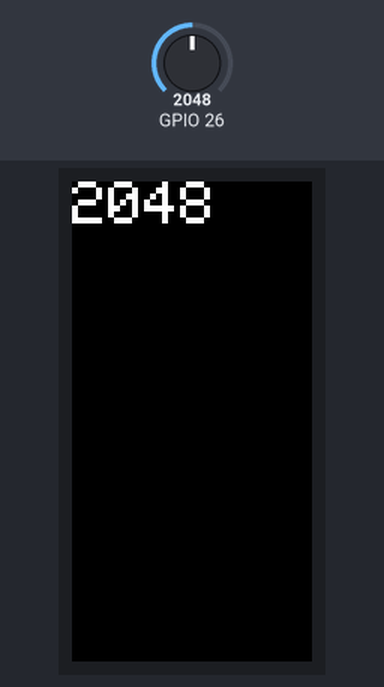
The sketch below on a simulated ESP32. Shown: 80×160 colour display. The test bench sets the inputs (shaded band); at power-on: GPIO 26 = 2048. What the sketch prints to the serial monitor is not drawn.

Above: at 1.4 s.
1.5 s: GPIO 26 set to 2866
At 3.4 s:
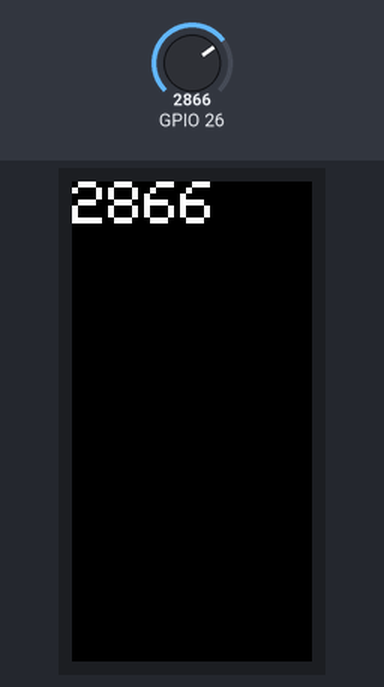
3.7 s: GPIO 26 set to 3603
At 5.0 s:
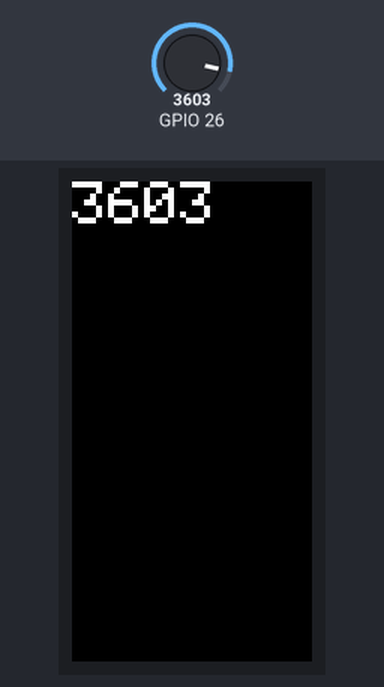
5.7 s: GPIO 26 set to 4095
At 7.6 s:
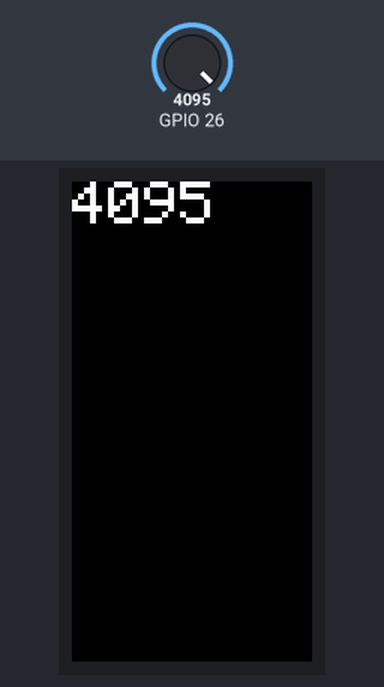
Timing chart, 0 to 9.1 s (numbered marks = the images above; inputs shaded):
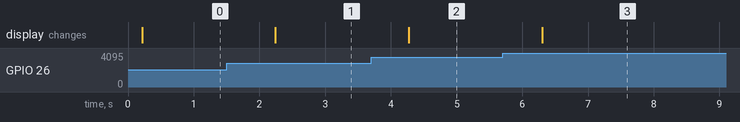

The sketch:

PhotoCoupler.ino
```cpp
#include <M5StickC.h>

void setup() {
  M5.begin();
  M5.Lcd.setRotation(2);
  M5.Lcd.setTextSize(2);
  // シリアル出力の初期化
  Serial.begin(115200);
  delay(50);

  // アナログ入力モードに設定
  pinMode(26, ANALOG);
}

void loop() {
  M5.Lcd.fillScreen(BLACK);  // 画面をクリア
  // 状態を出力して1秒ウエイト
  M5.Lcd.setCursor(0, 0);
  M5.Lcd.println(analogRead(26));
  Serial.println(analogRead(26));
  delay(1000);
}
```

Measured:
- after the input at 1.5 s, the display: changes after 0.74 s (image 1)
- after the input at 3.7 s, the display: changes after 0.57 s (image 2)
- after the input at 5.7 s, the display: changes after 0.60 s (image 3)
